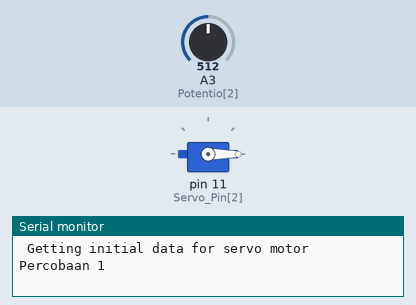
The sketch below on a simulated Arduino Uno, built with avr-gcc and run on an emulated ATmega328P. Parts: servo, the last lines printed to the serial monitor. The test bench sets the inputs (shaded band); at power-on: A3 (Potentio[2]) = 512.

Above: at 0.1 s.
At 18.7 s:
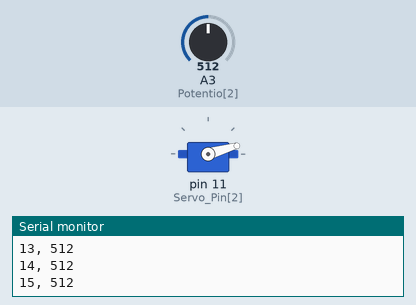
At 38.5 s:
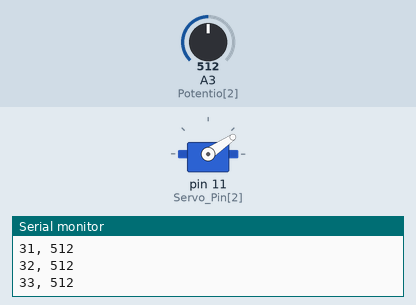
Timing chart, 0 to 40.0 s (numbered marks = the images above):
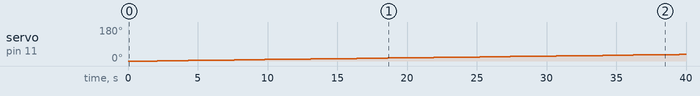

Measured:
- by itself, servo on pin 11 (Servo_Pin[2]): moves from 0° to 35° over 37.4 s

The sketch:

Getting-Servo_ADC.ino
```cpp
#include <Servo.h>
  Servo MyServo;
  const int Servo_Pin[4] = {10,9,11};
  const int Potentio[3]  = {A2,A1,A3};

void setup() {
  const int Selected_Servo = 2;       // Start from 0 -> 2.

  MyServo.attach(Servo_Pin[Selected_Servo]);

  Serial.begin(9600);
  Serial.println("\n Getting initial data for servo motor");

  int data[3][181];
  int adcvalue;

  for (int s = 0; s < 3; s++){
    Serial.println("\n\nPercobaan " + String(s+1));
    for (int a = 0; a <= 180; a++){
      MyServo.write(a);
      if (a == 0) delay(2000);
      else delay(1000);
      adcvalue = analogRead(Potentio[Selected_Servo]);
      Serial.println(String(a) + ", " + String(adcvalue));
      data[s][a] = adcvalue;
      delay(100);
    }
  }

  Serial.println("\nSudut, Uji 1, Uji 2, Uji 3");
  for (int s = 0; s <= 180; s++){
    Serial.print(String(s) + ", ");
    Serial.print(String(data[0][s]) + ", ");
    Serial.print(String(data[1][s]) + ", ");
    Serial.print(String(data[2][s]) + "\n");
  }

}

void loop() {
  // put your main code here, to run repeatedly:

}
```
